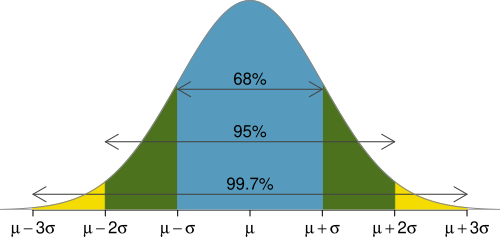

Reproduce this figure in R.
library(openintro)
data(COL)

myPDF("6895997.pdf", 5, 2.5,
      mar = c(2, 0, 0, 0))
X <- seq(-4, 4, 0.01)
Y <- dnorm(X)
plot(X, Y,
     type = 'n',
     axes = FALSE,
     xlim = c(-3.2, 3.2),
     yaxs="i",
     ylim = c(0, 0.4))
abline(h = 0, col = COL[6])
at <- -3:3
labels <- expression(mu - 3 * sigma,
                     mu - 2 * sigma,
                     mu - sigma,
                     mu,
                     mu + sigma,
                     mu + 2 * sigma,
                     mu + 3 * sigma)
axis(1, at, labels)
for (i in 3:1) {
  these <- (i - 1 <= X & X <= i)
  polygon(c(i - 1, X[these], i),
          c(0, Y[these], 0),
          col = COL[i],
          border = COL[i])
  these <- (-i <= X & X <= -i + 1)
  polygon(c(-i, X[these], -i + 1),
          c(0, Y[these], 0),
          col = COL[i],
          border = COL[i])
}

# _____ Label 99.7 _____ #
arrows(-3, 0.03,
       3, 0.03,
       code = 3,
       col = '#444444',
       length = 0.15)
text(0, 0.02, '99.7%', pos = 3)

# _____ Label 95 _____ #
arrows(-2, 0.13,
       2, 0.13,
       code = 3,
       col = '#444444',
       length = 0.15)
text(0, 0.12, '95%', pos = 3)

# _____ Label 68 _____ #
arrows(-1, 0.23,
       1, 0.23,
       code = 3,
       col = '#444444',
       length = 0.15)
text(0, 0.22, '68%', pos = 3)

lines(X, Y, col = '#888888')
abline(h = 0, col = '#AAAAAA')
dev.off()
